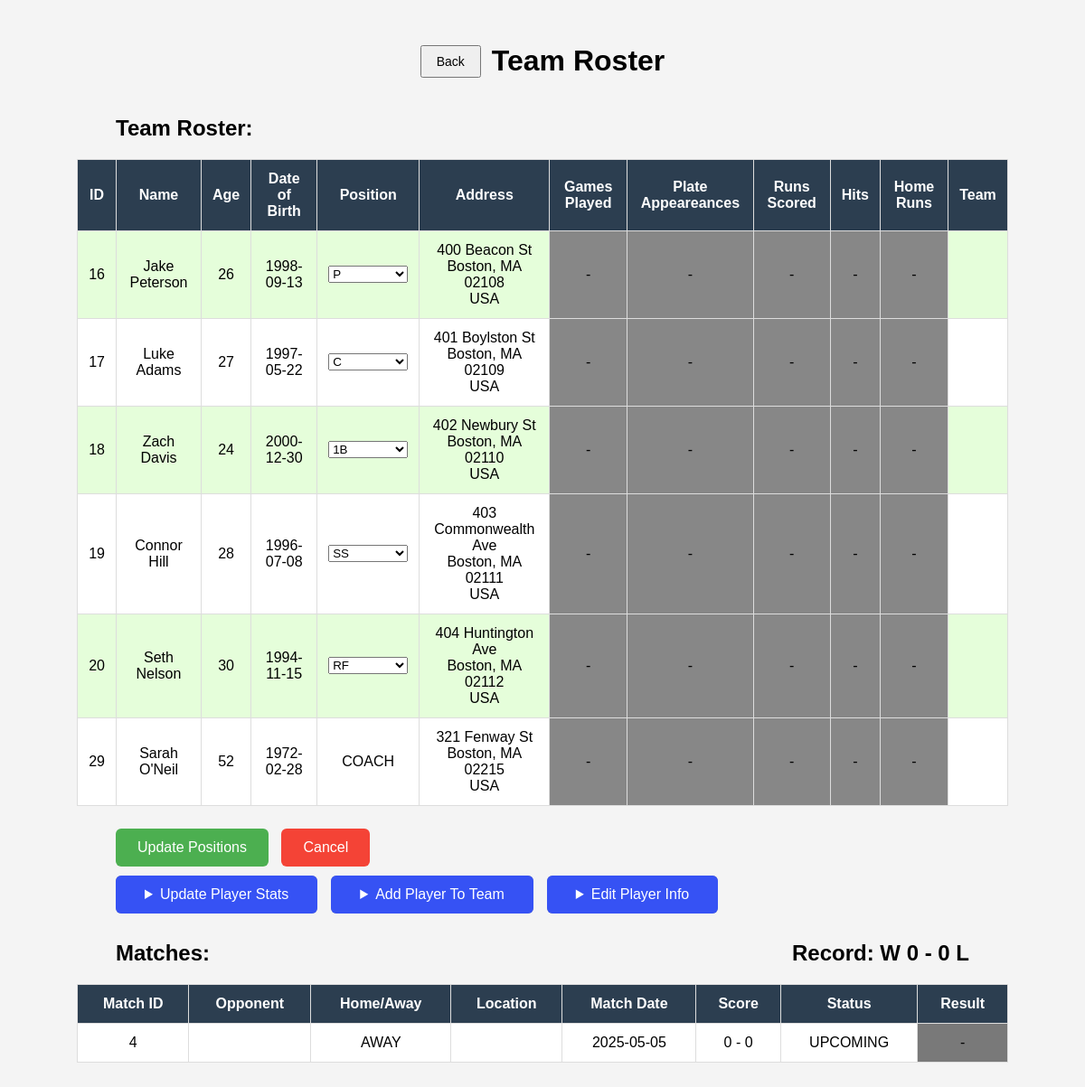
/viewteam.php?team_id=4, run on the app's committed database.
### tables this page shows
CREATE TABLE Members (
    playerID INT UNSIGNED AUTO_INCREMENT PRIMARY KEY,
    name VARCHAR(150) NOT NULL,
    age TINYINT UNSIGNED DEFAULT 1,
    position VARCHAR(150) NOT NULL DEFAULT"BENCHED",
    dob DATE,
    team_id INT UNSIGNED NOT NULL DEFAULT 0,
    Street VARCHAR(250),
    City VARCHAR(100),
    State VARCHAR(100),
    Country VARCHAR(100),
    ZipCode VARCHAR(10),
    CONSTRAINT valid_zipcode CHECK (ZipCode REGEXP '^(?!0{5})(?!9{5})\\d{5}(-(?!0{4}|9{4})\\d{4})?$'),
    CONSTRAINT fk_team_id FOREIGN KEY (team_id) REFERENCES TEAM(ID) ON DELETE CASCADE
);

CREATE TABLE Matches (
    ID INT UNSIGNED AUTO_INCREMENT PRIMARY KEY,
    home_team INT UNSIGNED NOT NULL,
    away_team INT UNSIGNED NOT NULL,
    home_score TINYINT UNSIGNED DEFAULT 0,
    away_score TINYINT UNSIGNED DEFAULT 0,
    match_date DATE,
    match_status VARCHAR(100),
    CONSTRAINT fk_home FOREIGN KEY (home_team) REFERENCES TEAM(ID),
    CONSTRAINT fk_away FOREIGN KEY (away_team) REFERENCES TEAM(ID)
);

### viewteam.php (the view, shortened to what this page needs)
<?php
    require_once('playerinfo.php');
    require_once('playerstats.php');
    @$db = new mysqli(DATA_BASE_HOST, USER_NAME, USER_PASSWORD, DATA_BASE_NAME);
    if( $db->connect_errno != 0) {
        echo "Error: Failed to make a MySQL connection, here is why: <br/>";
        echo "Errno: " . $db->connect_errno . "<br/>";
        echo "Error: " . $db->connect_error . "<br/>";
    }
    else {
        $team_id = isset($_GET['team_id']) ? (int)$_GET['team_id'] : 0;
        $query = "SELECT p.playerID, p.name, p.age, p.position, p.dob, p.Street, p.City, p.State, p.Country, p.ZipCode, s.Games_played,. s.Plate_appearances,. s.Runs_Scored,. s.Hits,. s.Home_runs, t.team_name, t.city
          FROM members p LEFT JOIN statistics s ON p.playerID = s.ID LEFT JOIN team t ON p.team_id = t.ID
          WHERE p.team_id=?;";
        $stmt = $db->prepare($query);
        $stmt -> bind_param('i',$team_id);
        $stmt->execute();
        $stmt->store_result();
        $stmt->bind_result($playerID, $name, $age, $position, $dob, $street, $city, $state, $country, $zip, $games_played, $plate_appeareances, $runs_scored, $hits, $home_runs, $team, $team_city);
        $record_query = " SELECT
                  SUM(CASE
                        WHEN (home_team = ? AND home_score > away_score) OR
                            (away_team = ? AND away_score > home_score) THEN 1 ELSE 0
                      END) AS wins,
                  SUM(CASE
                        WHEN (home_team = ? AND home_score < away_score) OR
                            (away_team = ? AND away_score < home_score) THEN 1 ELSE 0
                      END) AS losses
                FROM matches
                WHERE home_team = ? OR away_team = ?;";
        $record_stmt = $db->prepare($record_query);
        $record_stmt->bind_param("iiiiii", $team_id, $team_id, $team_id, $team_id, $team_id, $team_id);
        $record_stmt->execute();
        $record_stmt->store_result();
        $record_stmt->bind_result($wins, $losses);
        $match_query = "SELECT m.ID,t1.ID AS home_id, t2.ID AS away_id, t1.team_name AS home, t2.team_name AS away, m.home_score,m.away_score,t1.city AS hcity, t2.city AS acity, m. match_date, m.match_status
          FROM matches m LEFT JOIN team t1 ON m.home_team=t1.ID LEFT JOIN team t2 ON m.away_team = t2.ID
          WHERE home_team = ? or away_team=?";
        $match_stmt = $db->prepare($match_query);
        $match_stmt -> bind_param('ii',$team_id,$team_id);
        $match_stmt -> execute();
        $match_stmt -> store_result();
        $match_stmt -> bind_result($matchID,$homeid,$awayid,$home,$away,$hscore,$ascore,$hcity,$acity,$matchdate,$matchstatus);
      }
    $positions = ['BENCHED','P', 'C', '1B', '2B', '3B', 'SS', 'LF', 'CF', 'RF', 'DH'];
    function renderCell($value) {
      if (is_null($value)) {
          echo '<td style="background:rgb(135, 135, 135);">-</td>';
      } else {
          echo '<td>' . htmlspecialchars($value) . '</td>';
      }
    }
?>
<!DOCTYPE html>
<html lang="en">
<head>
  <link rel="stylesheet" href="styles.css">
</head>
<body>
<div style="display: flex; align-items: center; gap: 12px; justify-content:center">
    <form action="teams.php" method="get">
        <button type="submit" style="padding: 8px 16px; font-size: 14px;">Back</button>
    </form>
    <?php
        $stmt->fetch();
        echo "<h1>" . $team_city . ' ' . $team . " Team Roster</h1>";
    ?>
</div>
    <h2>Team Roster: </h2>
    <form method="POST" action="updatepos.php?team_id=<?php echo $team_id;?>">
        <table>
         <tr>
            <th>ID</th>
            <th>Name</th>
            <th>Age</th>
            <th>Date of Birth</th>
            <th>Position</th>
            <th>Address</th>
            <th>Games Played</th>
            <th>Plate Appeareances</th>
            <th>Runs Scored</th>
            <th>Hits</th>
            <th>Home Runs</th>
            <th>Team</th>
         </tr>
          <?php
            $stmt->data_seek(0);
            while( $stmt->fetch() )
            {
                echo "<tr>";
                echo "<td>$playerID";
                echo "<td>$name";
                renderCell($age);
                if ($position =="COACH"){
                  renderCell($position);
                }
                else {
                  echo "<td>";
                  echo "<select name='position[$playerID]'>";
                  foreach ($positions as $position_option) {
                    $selected = ($position == $position_option) ? "selected" : "";
                    echo "<option value='$position_option' $selected>$position_option</option>";
                  }
                echo "</select>";
                echo "</td>";
              }
                if (empty($street) && empty($city) && empty($state) && empty($zip) && empty($country)){
                  echo '<td style="background:rgb(135, 135, 135);">-</td>';
                }
                else {
                  echo "<td>".$street."<br/>"
                  .$city.', '.$state.' '.$zip.'<br/>'
                  .$country."</td>\n";
                }
                renderCell($games_played);
                echo "<td>$team";
            }
           ?>
        </table>
        <div style="text-align:left; margin-left:100px; margin-top:25px;">
            <button type="submit" style="padding: 12px 24px; font-size: 16px; background-color: #4CAF50; color: white; border: none; border-radius: 6px; cursor: pointer;"> Update Positions </button>
            <button type="submit" style="padding: 12px 24px; font-size: 16px; background-color: #f44336; color: white; border: none; border-radius: 6px; cursor: pointer; margin-left: 10px;"> Cancel </button>
        </div>
    </form>
    <div style="display:flex">
    <div>
    <details style="text-align:left;margin: 10px 0px 10px 100px;; background-color: rgb(157, 158, 162); border-radius: 6px">
      <summary style=" padding: 12px 32px; font-size: 16px; background-color:rgb(54, 82, 244); color: white; border: none; border-radius: 6px; cursor: pointer; width: auto;"> Update Player Stats</summary>
    </details>
    </div>
    <div>
    <details style="text-align:left; margin: 10px 0px 10px 15px; background-color: rgb(157, 158, 162); border-radius: 6px">
      <summary style=" padding: 12px 32px; font-size: 16px; background-color:rgb(54, 82, 244); color: white; border: none; border-radius: 6px; cursor: pointer; width: auto;"> Add Player To Team</summary>
    </details>
    </div>
    <div>
    <details style="text-align:left;margin: 10px 0px 10px 15px; background-color: rgb(157, 158, 162); border-radius: 6px">
      <summary style=" padding: 12px 32px; font-size: 16px; background-color:rgb(54, 82, 244); color: white; border: none; border-radius: 6px; cursor: pointer; width: auto;"> Edit Player Info</summary>
    </details>
            </div>
    </div>
    <div style="display:flex; justify-content: space-between; align-items: center; margin-right:100px">
    <?php
      $record_stmt->data_seek(0);
      while( $record_stmt->fetch() )
      {
        echo "<h2>Matches: </h2>";
        echo "<h2>Record: W $wins - $losses L";
      }
      ?>
    </div>
    <div>
    <table>
      <thead>
        <tr>
          <th>Match ID</th>
          <th>Opponent</th>
          <th>Home/Away</th>
          <th>Location</th>
          <th>Match Date</th>
          <th>Score</th>
          <th>Status</th>
          <th>Result</th>
        </tr>
      </thead>
      <tbody><?php
            $match_stmt->data_seek(0);
            while( $match_stmt->fetch() )
            {
                echo "<tr>";
                echo "<td>$matchID";
                if ($homeid == $team_id) {
                  echo "<td>$away";
                  echo "<td>HOME";
                  echo "<td>$hcity";
                }
                else {
                  echo "<td>$home";
                  echo "<td>AWAY";
                  echo "<td>$hcity";
                }
                echo "<td>$matchdate";
                echo "<td>$hscore - $ascore";
                echo "<td>$matchstatus";
                if ((($hscore > $ascore && $homeid == $team_id) || ($hscore < $ascore && $homeid != $team_id))){
                  echo "<td style=\"background:rgb(75, 241, 91);\">W";
                }
                elseif ($hscore==$ascore){
                  echo "<td style=\"background:rgb(121, 121, 121);\">-";
                }
                else {
                  echo "<td style=\"background:rgb(222, 51, 51);\">L";
                }
            }
           ?>
      </tbody>
    </table>
    </div>
</body>
</html>

### styles.css (style rules this page uses)
body { font-family: Arial, sans-serif; padding: 20px; background: #f4f4f4; }
h1 { text-align: center; }
h2 { margin-left: 100px; }
table { width: 90%; margin: 0 auto; border-collapse: collapse; background-color: #fff; }
th, td { padding: 12px; border: 1px solid #ddd; text-align: center; }
th { background-color: #2c3e50; color: #fff; }
tr:nth-child(even) { background-color:rgb(229, 254, 218); }

### data on the page
members: playerID "16", name "Jake Peterson", age "26 1998-09-13", playerID "P", Street "400 Beacon St", City "Boston", State "MA", ZipCode "02108", Country "USA"
members: playerID "17", name "Luke Adams", age "27 1997-05-22", playerID "C", Street "401 Boylston St", City "Boston", State "MA", ZipCode "02109", Country "USA"
members: playerID "18", name "Zach Davis", age "24 2000-12-30", playerID "1B", Street "402 Newbury St", City "Boston", State "MA", ZipCode "02110", Country "USA"
members: playerID "19", name "Connor Hill", age "28 1996-07-08", playerID "SS", Street "403 Commonwealth Ave", City "Boston", State "MA", ZipCode "02111", Country "USA"
members: playerID "20", name "Seth Nelson", age "30 1994-11-15", playerID "RF", Street "404 Huntington Ave", City "Boston", State "MA", ZipCode "02112", Country "USA"
members: playerID "29", name "Sarah O'Neil", age "52 1972-02-28 COACH", Street "321 Fenway St", City "Boston", State "MA", ZipCode "02215", Country "USA"
matches: ID "4", match_date "2025-05-05", home_score "0", away_score "0", match_status "UPCOMING"

### other printed values
$wins "0"
$losses "0"
